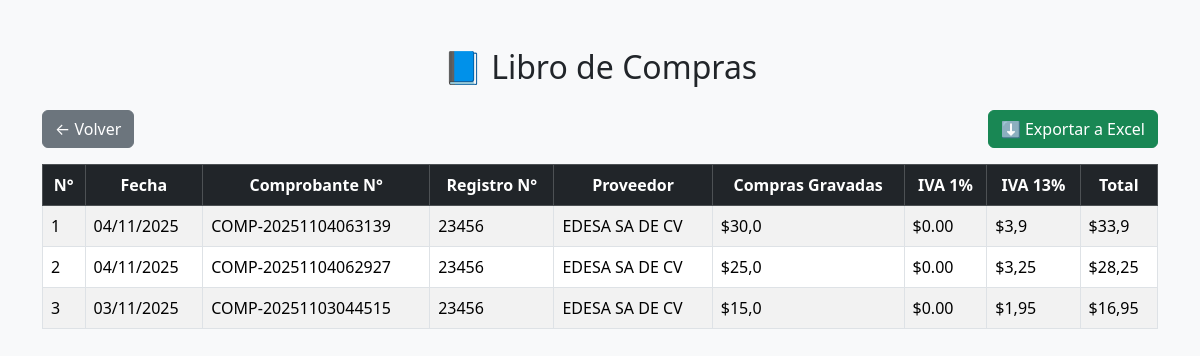
The app's page /libros/compras/ (signed in), older data.
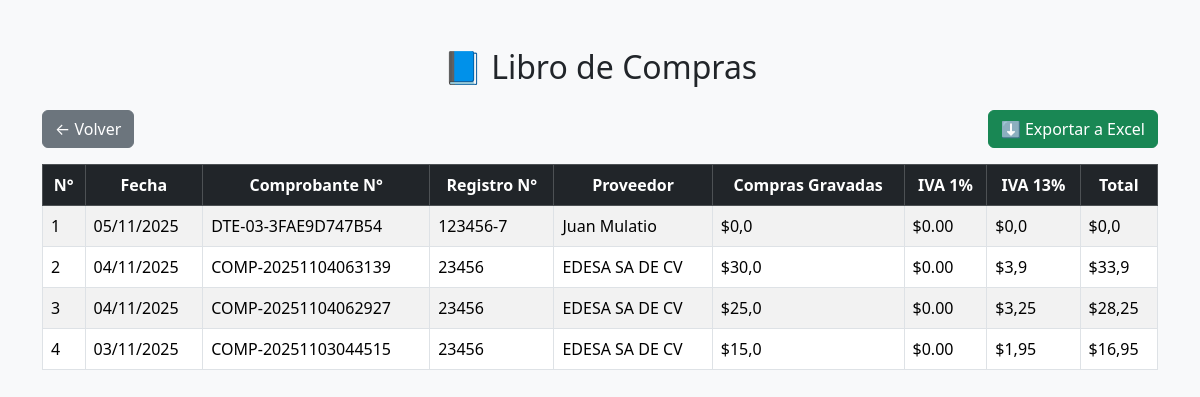
The same page, newer data.
### Modulos/Facturacion/models.py (models this page shows, shortened)
class DTE(models.Model):
    TIPO_DTE_CHOICES = [
        ('01', 'Factura'),
        ('03', 'Comprobante de Crédito Fiscal'),
        ('05', 'Nota de Crédito'),
        ('06', 'Nota de Débito'),
        ('07', 'Retención'),
        ('11', 'Liquidación'),
    ]
    ESTADOS = [
        ('Activo', 'Activo'),
        ('Anulado', 'Anulado'),
    ]
    empresa = models.ForeignKey(Empresa, on_delete=models.CASCADE)
    cliente = models.ForeignKey(Cliente, on_delete=models.CASCADE)
    usuario = models.ForeignKey(User, on_delete=models.SET_NULL, null=True, blank=True)  # 🔹 quién emitió
    tipo_dte = models.CharField(max_length=2, choices=TIPO_DTE_CHOICES, default='01')
    numero_control = models.CharField(max_length=50, unique=True)
    fecha_emision = models.DateTimeField(auto_now_add=True)
    condicion_pago = models.CharField(max_length=20, default='Contado')
    subtotal = models.DecimalField(max_digits=10, decimal_places=2, default=0)
    iva = models.DecimalField(max_digits=10, decimal_places=2, default=0)
    total = models.DecimalField(max_digits=10, decimal_places=2, default=0)
    codigo_generacion = models.CharField(max_length=100, blank=True, null=True)
    sello_recepcion = models.CharField(max_length=150, blank=True, null=True)
    estado = models.CharField(max_length=10, choices=ESTADOS, default='Activo')

class Empresa(models.Model):
    nombre = models.CharField(max_length=120)
    nit = models.CharField(max_length=20, unique=True)
    nrc = models.CharField(max_length=20, unique=True)
    direccion = models.TextField()
    telefono = models.CharField(max_length=20, blank=True, null=True)
    correo = models.EmailField(blank=True, null=True)
    actividad_economica = models.CharField(max_length=150, blank=True, null=True)
    representante_legal = models.CharField(max_length=100, blank=True, null=True)

class Cliente(models.Model):
    nombre = models.CharField(max_length=120)
    nit = models.CharField(max_length=20)
    nrc = models.CharField(max_length=20, blank=True, null=True)
    direccion = models.TextField()
    correo = models.EmailField(blank=True, null=True)
    telefono = models.CharField(max_length=20, blank=True, null=True)

### Modulos/Facturacion/views.py (the view)
# urls.py: path('libros/compras/', views.libro_compras, name='libro_compras'),
@login_required
def libro_compras(request):
    dtes = DTE.objects.filter(tipo_dte='03', estado='Activo').order_by('-fecha_emision')
    compras_dte = []
    for dte in dtes:
        proveedor = (
            dte.codigo_generacion.replace("Compra a proveedor: ", "")
            if dte.codigo_generacion and "Compra a proveedor:" in dte.codigo_generacion
            else (dte.cliente.nombre if hasattr(dte.cliente, "nombre") else "N/A")
        )
        compras_dte.append({
            "fecha": dte.fecha_emision.strftime("%d/%m/%Y"),
            "comprobante": dte.numero_control,
            "registro": dte.empresa.nrc if hasattr(dte.empresa, "nrc") else "—",
            "proveedor": proveedor,
            "gravadas": float(dte.subtotal),
            "iva": float(dte.iva),
            "total": float(dte.total),
        })
    compras_extra = [
        {
            "fecha": c.fecha.strftime("%d/%m/%Y"),
            "comprobante": c.comprobante_numero,
            "registro": c.registro_nrc,
            "proveedor": c.proveedor,
            "gravadas": float(c.compras_gravadas),
            "iva": float(c.iva_13),
            "total": float(c.total),
        }
        for c in Compra.objects.all().order_by('-fecha')
    ]
    compras = compras_dte + compras_extra
    return render(request, 'Facturacion/libro_compras.html', {'compras': compras})

### Modulos/Facturacion/templates/Facturacion/libro_compras.html (shortened to what this page needs)
{% load static %}
<!DOCTYPE html>
<html lang="es">
<head>
    <link href="https://cdn.jsdelivr.net/npm/bootstrap@5.3.3/dist/css/bootstrap.min.css" rel="stylesheet">
</head>
<body class="bg-light">
<div class="container mt-5">
    <h2 class="text-center mb-4">📘 Libro de Compras</h2>
    <div class="d-flex justify-content-between mb-3">
        <a href="{% url 'menu_catalogos' %}" class="btn btn-secondary">← Volver</a>
        <a href="?exportar=1" class="btn btn-success">⬇ Exportar a Excel</a>
    </div>
    <table class="table table-bordered table-striped">
        <thead class="table-dark text-center">
            <tr>
                <th>N°</th><th>Fecha</th><th>Comprobante N°</th><th>Registro N°</th>
                <th>Proveedor</th><th>Compras Gravadas</th><th>IVA 1%</th><th>IVA 13%</th><th>Total</th>
            </tr>
        </thead>
        <tbody>
            {% for c in compras %}
            <tr>
                <td>{{ forloop.counter }}</td>
                <td>{{ c.fecha }}</td>
                <td>{{ c.comprobante }}</td>
                <td>{{ c.registro }}</td>
                <td>{{ c.proveedor }}</td>
                <td>${{ c.gravadas }}</td>
                <td>$0.00</td>
                <td>${{ c.iva }}</td>
                <td>${{ c.total }}</td>
            </tr>
            {% endfor %}
        </tbody>
    </table>
</div>
</body>
</html>

Row changes from the older to the newer data that the page shows:
added DTE: comprobante "DTE-03-3FAE9D747B54"
added Empresa: registro "123456-7"
now on this page (row unchanged): Cliente: proveedor "Juan Mulatio"
Text that changed along with them:
new list line: "1 05/11/2025 $ 0,0 $0.00 $ 0,0 $ 0,0"
